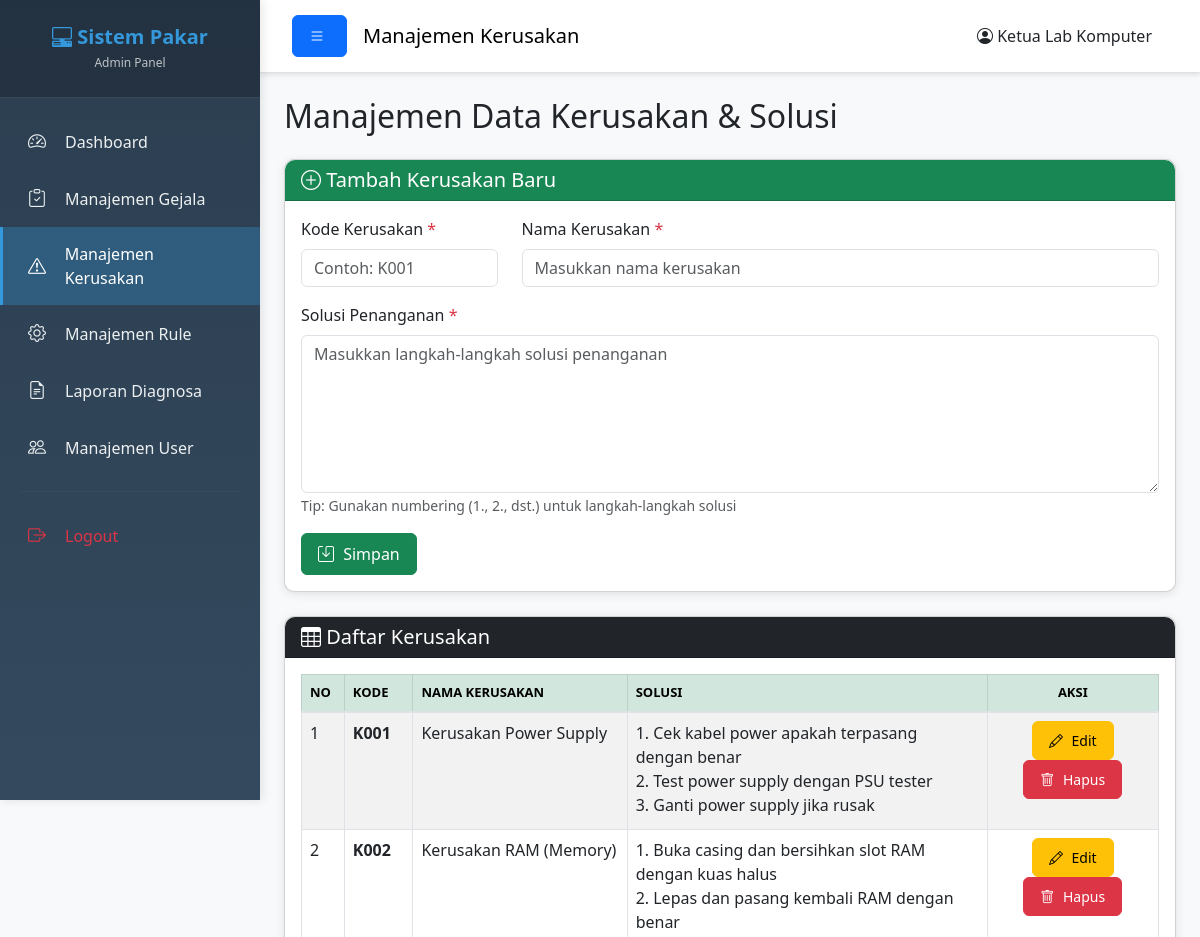
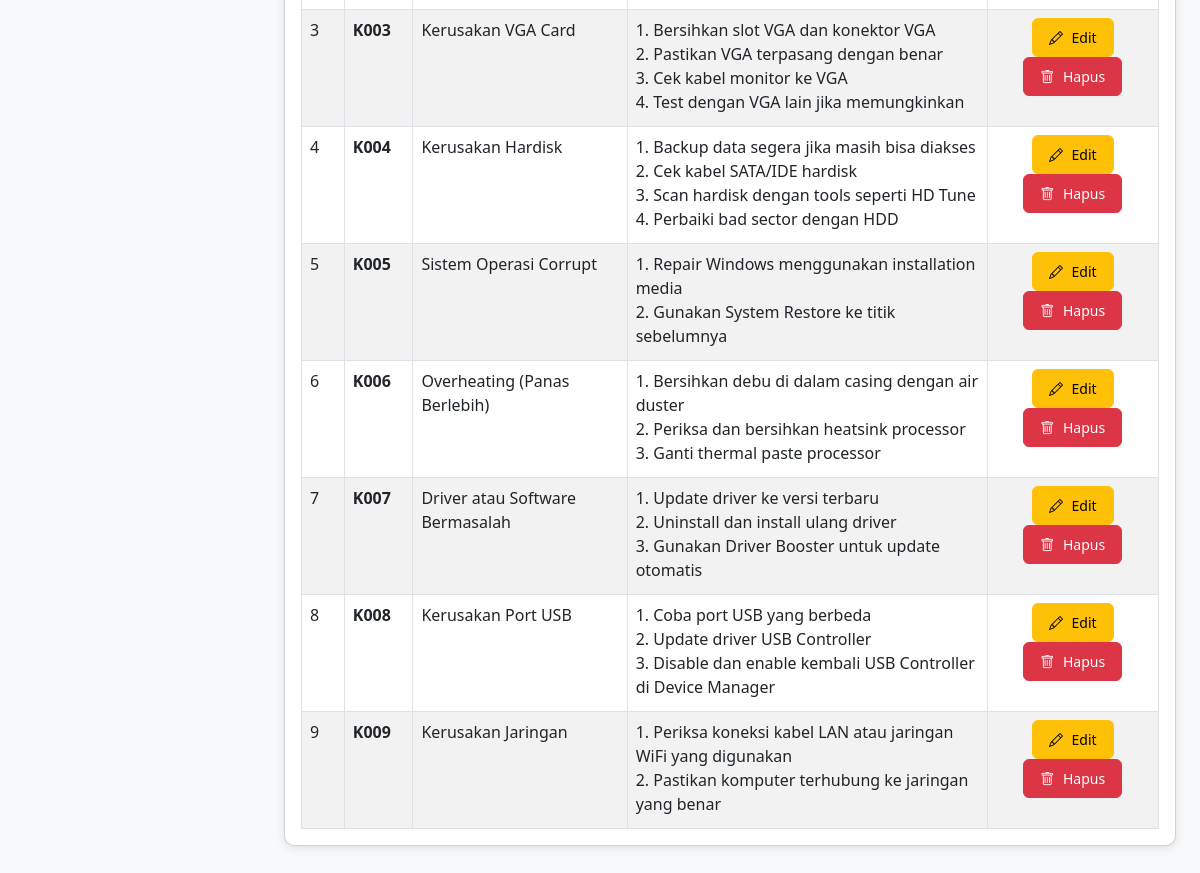
Screenshot of /Admin/kerusakan_management.php (signed in) with the database file from the repository (2 pictures, top to bottom).
### tables this page shows
CREATE TABLE `kerusakan` (
  `id_kerusakan` int(11) NOT NULL,
  `kode_kerusakan` varchar(10) NOT NULL,
  `nama_kerusakan` text NOT NULL,
  `solusi` text NOT NULL
);

### Admin/kerusakan_management.php (the view, shortened to what this page needs)
<?php
$edit_data = null;
$query_kerusakan = "SELECT * FROM kerusakan ORDER BY kode_kerusakan ASC";
$result_kerusakan = mysqli_query($koneksi, $query_kerusakan);
?>
<!DOCTYPE html>
<html lang="id">
<head>
    <link href="https://cdn.jsdelivr.net/npm/bootstrap@5.3.0/dist/css/bootstrap.min.css" rel="stylesheet">
    <link rel="stylesheet" href="https://cdn.jsdelivr.net/npm/bootstrap-icons@1.10.0/font/bootstrap-icons.css">
    <link rel="stylesheet" href="../Assets/css/style.css?v=20260713">
</head>
<body>
    <div class="wrapper">
        <?php include 'sidebar_admin.php'; ?>
        <div class="main-content">
            <nav class="navbar navbar-expand-lg navbar-light bg-white border-bottom">
                <div class="container-fluid">
                    <button class="btn btn-primary" id="sidebarToggle">
                        <i class="bi bi-list"></i>
                    </button>
                    <span class="navbar-brand mb-0 h1 ms-3">Manajemen Kerusakan</span>
                    <div class="ms-auto">
                        <span class="me-3">
                            <i class="bi bi-person-circle"></i> <?php echo $_SESSION['nama_lengkap']; ?>
                        </span>
                    </div>
                </div>
            </nav>
            <div class="container-fluid p-4">
                <h2 class="mb-4">Manajemen Data Kerusakan & Solusi</h2>
                <div class="card shadow mb-4">
                    <div class="card-header bg-success text-white">
                        <h5 class="mb-0">
                            <i class="bi bi-plus-circle"></i>
                            <?php echo $edit_data ? 'Edit Kerusakan' : 'Tambah Kerusakan Baru'; ?>
                        </h5>
                    </div>
                    <div class="card-body">
                        <form method="POST" action="" id="formKerusakan">
                            <div class="row">
                                <div class="col-md-3 mb-3">
                                    <label for="kode_kerusakan" class="form-label">Kode Kerusakan <span class="text-danger">*</span></label>
                                    <input type="text" class="form-control" id="kode_kerusakan" name="kode_kerusakan"
                                           value="<?php echo $edit_data ? $edit_data['kode_kerusakan'] : ''; ?>"
                                           placeholder="Contoh: K001" required>
                                </div>
                                <div class="col-md-9 mb-3">
                                    <label for="nama_kerusakan" class="form-label">Nama Kerusakan <span class="text-danger">*</span></label>
                                    <input type="text" class="form-control" id="nama_kerusakan" name="nama_kerusakan"
                                           value="<?php echo $edit_data ? $edit_data['nama_kerusakan'] : ''; ?>"
                                           placeholder="Masukkan nama kerusakan" required>
                                </div>
                            </div>
                            <div class="mb-3">
                                <label for="solusi" class="form-label">Solusi Penanganan <span class="text-danger">*</span></label>
                                <textarea class="form-control" id="solusi" name="solusi"
                                          rows="6" placeholder="Masukkan langkah-langkah solusi penanganan" required><?php echo $edit_data ? $edit_data['solusi'] : ''; ?></textarea>
                                <small class="text-muted">Tip: Gunakan numbering (1., 2., dst.) untuk langkah-langkah solusi</small>
                            </div>
                            <div class="d-flex gap-2">
                                <button type="submit" class="btn btn-success">
                                    <i class="bi bi-save"></i> <?php echo $edit_data ? 'Update' : 'Simpan'; ?>
                                </button>
                            </div>
                        </form>
                    </div>
                </div>
                <div class="card shadow">
                    <div class="card-header bg-dark text-white">
                        <h5 class="mb-0"><i class="bi bi-table"></i> Daftar Kerusakan</h5>
                    </div>
                    <div class="card-body">
                        <div class="table-responsive">
                            <table class="table table-striped table-hover table-bordered">
                                <thead class="table-success">
                                    <tr>
                                        <th width="5%">No</th>
                                        <th width="8%">Kode</th>
                                        <th width="25%">Nama Kerusakan</th>
                                        <th width="42%">Solusi</th>
                                        <th width="20%" class="text-center">Aksi</th>
                                    </tr>
                                </thead>
                                <tbody>
                                    <?php
                                    if (mysqli_num_rows($result_kerusakan) > 0):
                                        $no = 1;
                                        while($row = mysqli_fetch_assoc($result_kerusakan)):
                                    ?>
                                    <tr>
                                        <td><?php echo $no++; ?></td>
                                        <td><strong><?php echo $row['kode_kerusakan']; ?></strong></td>
                                        <td><?php echo $row['nama_kerusakan']; ?></td>
                                        <td>
                                            <div style="max-height: 100px; overflow-y: auto;">
                                                <?php echo nl2br($row['solusi']); ?>
                                            </div>
                                        </td>
                                        <td class="text-center">
                                            <a href="?edit=<?php echo $row['id_kerusakan']; ?>" class="btn btn-warning btn-sm">
                                                <i class="bi bi-pencil"></i> Edit
                                            </a>
                                            <a href="?action=delete&id=<?php echo $row['id_kerusakan']; ?>"
                                               class="btn btn-danger btn-sm btn-delete"
                                               onclick="return confirm('Yakin ingin menghapus kerusakan ini?');">
                                                <i class="bi bi-trash"></i> Hapus
                                            </a>
                                        </td>
                                    </tr>
                                    <?php
                                        endwhile;
                                    endif; ?>
                                </tbody>
                            </table>
                        </div>
                    </div>
                </div>
            </div>
        </div>
    </div>
</body>
</html>

### Assets/css/style.css (style rules this page uses)
* { margin: 0; padding: 0; box-sizing: border-box; }
body { font-family: "Segoe UI", Tahoma, Geneva, Verdana, sans-serif; background-color: #f8f9fa; }
.wrapper { display: flex; width: 100%; min-height: 100vh; }
.main-content { flex: 1; margin-left: 260px; transition: margin-left 0.3s ease, opacity 0.3s ease, transform 0.3s ease; background-color: #f8f9fa; }
.navbar { box-shadow: 0 2px 5px rgba(0, 0, 0, 0.1); padding: 15px 20px; }
.card { border-radius: 10px; margin-bottom: 20px; transition: transform 0.3s ease, box-shadow 0.3s ease; }
.card-header { border-radius: 10px 10px 0 0 !important; font-weight: 600; }
.table { margin-bottom: 0; }
.table thead th { font-weight: 600; text-transform: uppercase; font-size: 13px; border-bottom: 2px solid #dee2e6; }
.btn { border-radius: 6px; padding: 8px 16px; font-weight: 500; transition: all 0.3s ease; }
.btn i { margin-right: 5px; }
.shadow { box-shadow: 0 2px 10px rgba(0, 0, 0, 0.1) !important; }

### rows the page displays
kerusakan: kode_kerusakan "K001", nama_kerusakan "Kerusakan Power Supply", solusi "1. Cek kabel power apakah terpasang dengan benar 2. Test power supply dengan PSU tester 3. Ganti power supply jika rusak"
kerusakan: kode_kerusakan "K002", nama_kerusakan "Kerusakan RAM (Memory)", solusi "1. Buka casing dan bersihkan slot RAM dengan kuas halus 2. Lepas dan pasang kembali RAM dengan benar"
kerusakan: kode_kerusakan "K003", nama_kerusakan "Kerusakan VGA Card", solusi "1. Bersihkan slot VGA dan konektor VGA 2. Pastikan VGA terpasang dengan benar 3. Cek kabel monitor ke VGA 4. Test dengan VGA lain jika memungkinkan"
kerusakan: kode_kerusakan "K004", nama_kerusakan "Kerusakan Hardisk", solusi "1. Backup data segera jika masih bisa diakses 2. Cek kabel SATA/IDE hardisk 3. Scan hardisk dengan tools seperti HD Tune 4. Perbaiki bad sector dengan HDD…"
kerusakan: kode_kerusakan "K005", nama_kerusakan "Sistem Operasi Corrupt", solusi "1. Repair Windows menggunakan installation media 2. Gunakan System Restore ke titik sebelumnya"
kerusakan: kode_kerusakan "K006", nama_kerusakan "Overheating (Panas Berlebih)", solusi "1. Bersihkan debu di dalam casing dengan air duster 2. Periksa dan bersihkan heatsink processor 3. Ganti thermal paste processor"
kerusakan: kode_kerusakan "K007", nama_kerusakan "Driver atau Software Bermasalah", solusi "1. Update driver ke versi terbaru 2. Uninstall dan install ulang driver 3. Gunakan Driver Booster untuk update otomatis"
kerusakan: kode_kerusakan "K008", nama_kerusakan "Kerusakan Port USB", solusi "1. Coba port USB yang berbeda 2. Update driver USB Controller 3. Disable dan enable kembali USB Controller di Device Manager"
kerusakan: kode_kerusakan "K009", nama_kerusakan "Kerusakan Jaringan", solusi "1. Periksa koneksi kabel LAN atau jaringan WiFi yang digunakan 2. Pastikan komputer terhubung ke jaringan yang benar"

### other values shown
$_SESSION['nama_lengkap'] "Ketua Lab Komputer"
